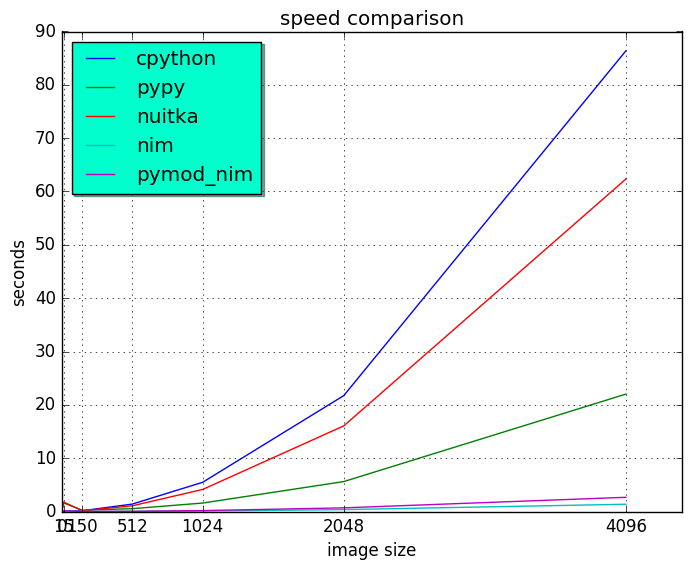

Recreate this plot in Python.
import os
from subprocess import call

import matplotlib.pyplot as plt

BASE_PATH = os.path.join(os.getcwd(), 'images')


def st_time(func):
    from functools import wraps
    import time

    @wraps(func)
    def st_func(*args, **keyArgs):
        t1 = time.time()
        func(*args, **keyArgs)
        t2 = time.time()
        return t2 - t1

    return st_func


@st_time
def cpython(image_path):
    from pyTGA.measure import main
    return main(image_path)


@st_time
def pypy(image_path):
    return call(["pypy", "pyTGA/measure.py", image_path])


@st_time
def nuitka(image_path):
    return call(["pyTGA/measure.exe", image_path])


@st_time
def numba(image_path):
    pass


@st_time
def nim(image_path):
    return call(["./nimtga", image_path])


@st_time
def pymod_nim(image_path):
    import pymodtga
    return pymodtga.main(image_path)


fig = plt.figure()
ax = fig.add_subplot(111)
x = [0, 15, 150, 512, 1024, 2048, 4096]
tests = [cpython, pypy, nuitka, nim, pymod_nim]
# tests = [nim, ]

for t in tests:
    res = [0, ]
    for image in ["pie_15_11.tga", "pie_150_113.tga",
                  "pie_512_384.tga", "pie_1024_768.tga",
                  "pie_2048_1536.tga", "pie_4096_3072.tga"]:
        image_path = os.path.join(BASE_PATH, image)
        res.append(t(image_path))
    ax.plot(x, res, label=t.__name__)

plt.title('speed comparison')

legend = ax.legend(loc='upper left', shadow=True)
legend.get_frame().set_facecolor('#00FFCC')

ax.set_xticks(x)
ax.set_ylabel("seconds")
ax.set_xlabel("image size")
labels = ax.set_xticklabels(x)
ax.grid(True)


# plt.show()
plt.savefig("benchmark.png", bbox_inches='tight')
